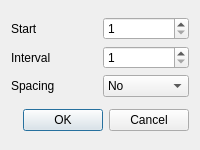
<?xml version="1.0" encoding="UTF-8"?>
<ui version="4.0">
    <class>BlockNumberDlg</class>
    <widget class="QDialog" name="BlockNumberDlg">
        <property name="geometry">
            <rect>
                <x>0</x>
                <y>0</y>
                <width>200</width>
                <height>150</height>
            </rect>
        </property>
        <property name="minimumSize">
            <size>
                <width>200</width>
                <height>150</height>
            </size>
        </property>
        <property name="windowTitle">
            <string>Block Numbers</string>
        </property>
        <layout class="QVBoxLayout" name="verticalLayout">
            <item>
                <layout class="QGridLayout" name="gridLayout">
                    <item row="0" column="0">
                        <widget class="QLabel" name="labelStart">
                            <property name="text">
                                <string>Start</string>
                            </property>
                        </widget>
                    </item>
                    <item row="1" column="0">
                        <widget class="QLabel" name="labelInterval">
                            <property name="text">
                                <string>Interval</string>
                            </property>
                        </widget>
                    </item>
                    <item row="2" column="0">
                        <widget class="QLabel" name="labelSpacing">
                            <property name="text">
                                <string>Spacing</string>
                            </property>
                        </widget>
                    </item>
                    <item row="2" column="1">
                        <widget class="QComboBox" name="spacingCmbBox">
                            <item>
                                <property name="text">
                                    <string>No</string>
                                </property>
                            </item>
                            <item>
                                <property name="text">
                                    <string>Yes</string>
                                </property>
                            </item>
                        </widget>
                    </item>
                    <item row="0" column="1">
                        <widget class="QSpinBox" name="startSpinBox">
                            <property name="minimum">
                                <number>1</number>
                            </property>
                            <property name="maximum">
                                <number>99999</number>
                            </property>
                        </widget>
                    </item>
                    <item row="1" column="1">
                        <widget class="QSpinBox" name="intervSpinBox">
                            <property name="minimum">
                                <number>1</number>
                            </property>
                            <property name="maximum">
                                <number>99999</number>
                            </property>
                        </widget>
                    </item>
                </layout>
            </item>
            <item>
                <widget class="QDialogButtonBox" name="buttonBox">
                    <property name="orientation">
                        <enum>Qt::Orientation::Horizontal</enum>
                    </property>
                    <property name="standardButtons">
                        <set>QDialogButtonBox::StandardButton::Cancel|QDialogButtonBox::StandardButton::Ok</set>
                    </property>
                </widget>
            </item>
        </layout>
    </widget>
    <resources/>
    <connections>
        <connection>
            <sender>buttonBox</sender>
            <signal>accepted()</signal>
            <receiver>BlockNumberDlg</receiver>
            <slot>accept()</slot>
            <hints>
                <hint type="sourcelabel">
                    <x>248</x>
                    <y>254</y>
                </hint>
                <hint type="destinationlabel">
                    <x>157</x>
                    <y>274</y>
                </hint>
            </hints>
        </connection>
        <connection>
            <sender>buttonBox</sender>
            <signal>rejected()</signal>
            <receiver>BlockNumberDlg</receiver>
            <slot>reject()</slot>
            <hints>
                <hint type="sourcelabel">
                    <x>316</x>
                    <y>260</y>
                </hint>
                <hint type="destinationlabel">
                    <x>286</x>
                    <y>274</y>
                </hint>
            </hints>
        </connection>
    </connections>
</ui>
